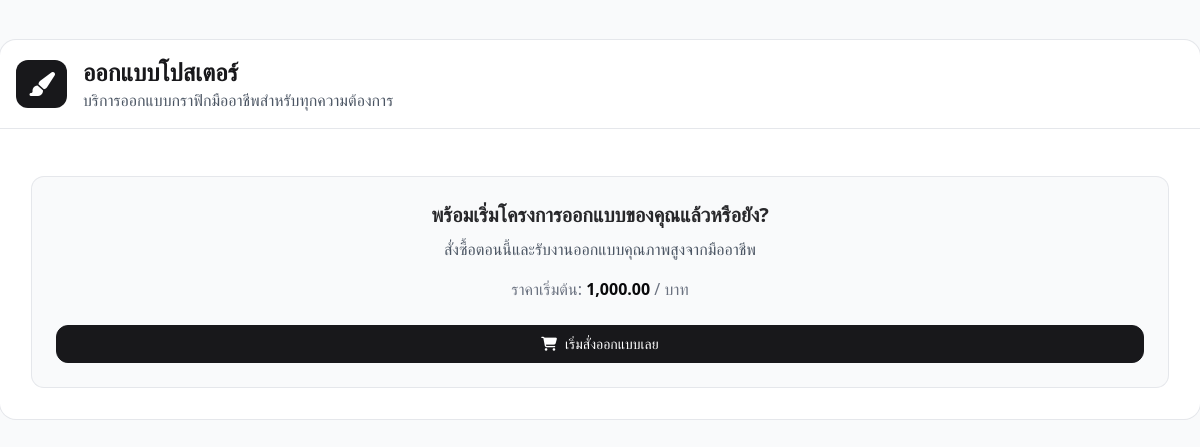
/src/client/service_detail.php?slug=poster-design (signed in), run on the app's committed database.
### tables this page shows
CREATE TABLE services (
    service_id INT AUTO_INCREMENT PRIMARY KEY,        
    service_name TEXT NOT NULL,                       
    slug VARCHAR(255) UNIQUE NOT NULL,                
    short_description TEXT,                           
    base_price DECIMAL(10,2),                         
    price_unit VARCHAR(10),                           
    is_featured BOOLEAN DEFAULT FALSE,                
    is_active BOOLEAN DEFAULT TRUE,                   
    created_at DATETIME DEFAULT CURRENT_TIMESTAMP,    
    updated_at DATETIME DEFAULT CURRENT_TIMESTAMP ON UPDATE CURRENT_TIMESTAMP  
);

### src/client/service_detail.php (the view, shortened to what this page needs)
<?php
require __DIR__ . '/../includes/db_connect.php';
$service = null;
if (isset($_GET['slug'])) {
    $slug = $_GET['slug'];
    $stmt = $conn->prepare("SELECT * FROM services WHERE slug = ? AND is_active = 1 LIMIT 1");
    $stmt->bind_param("s", $slug);
    $stmt->execute();
    $result = $stmt->get_result();
    $service = $result->fetch_assoc();
}
$form_pages = [
    'poster-design' => 'poster_form.php',
    'logo-design'   => 'logo_form.php',
    'banner-design' => 'banner_form.php',
];
$serviceIcons = [
    'poster-design' => '<i class="fas fa-image"></i>',
    'logo-design' => '<i class="fas fa-pen-nib"></i>',
    'banner-design' => '<i class="fas fa-flag"></i>',
];
$form_page = isset($form_pages[$service['slug']]) ? $form_pages[$service['slug']] : '';
$form_available = $form_page && file_exists(__DIR__ . '/' . $form_page);
?>
<!DOCTYPE html>
<html lang="th">
<head>
    <script src="https://cdn.tailwindcss.com"></script>
    <link rel="stylesheet" href="https://cdnjs.cloudflare.com/ajax/libs/font-awesome/6.4.0/css/all.min.css">
</head>
<body class="bg-gray-50 mt-10">
    <div class="">
        <div class="items-center bg-white rounded-2xl ring-1 ring-gray-200">
            <div class="mb-4 flex items-center border-b border-gray-200 p-4">
                <?php $icon = $serviceIcons[$service['slug']] ?? '<i class="fas fa-paint-brush"></i>'; ?>
                <div class="mr-4 rounded-xl bg-zinc-900 p-3 text-white text-2xl flex items-center justify-center">
                    <?= $icon ?>
                </div>
                <div class="">
                    <h1 class="flex items-center text-2xl font-bold text-zinc-900">
                        <?= htmlspecialchars($service['service_name']) ?>
                    </h1>
                    <p class="text-gray-600">
                        บริการออกแบบกราฟิกมืออาชีพสำหรับทุกความต้องการ
                    </p>
                </div>
            </div>
            <div class="p-6 md:p-8">
                <div class="bg-gray-50 rounded-xl p-6 text-center ring-1 ring-gray-200">
                    <h3 class="text-xl font-semibold text-zinc-800 mb-2">พร้อมเริ่มโครงการออกแบบของคุณแล้วหรือยัง?</h3>
                    <p class="text-gray-600 mb-4">สั่งซื้อตอนนี้และรับงานออกแบบคุณภาพสูงจากมืออาชีพ</p>
                    <div class="mb-6">
                        <span class="text-gray-500">ราคาเริ่มต้น:</span>
                        <span class="text-1xl font-bold text-zinc-950"><?= number_format($service['base_price'], 2) ?></span>
                        <span class="text-gray-500">/ <?= htmlspecialchars($service['price_unit']) ?></span>
                    </div>
                    <?php if ($form_available): ?>
                        <a href="<?= $form_page . '?service_id=' . urlencode($service['service_id']) ?>"
                            class="border font-medium rounded-xl text-sm px-5 py-2 text-center flex items-center justify-center bg-zinc-900 hover:bg-zinc-700 text-white border-zinc-900">
                            <i class="fas fa-shopping-cart mr-2"></i>
                            เริ่มสั่งออกแบบเลย
                        </a>
                    <?php endif; ?>
                </div>
            </div>
        </div>
</body>
</html>

### data on the page
services: service_name "ออกแบบโปสเตอร์", base_price "1,000.00", price_unit "บาท"
